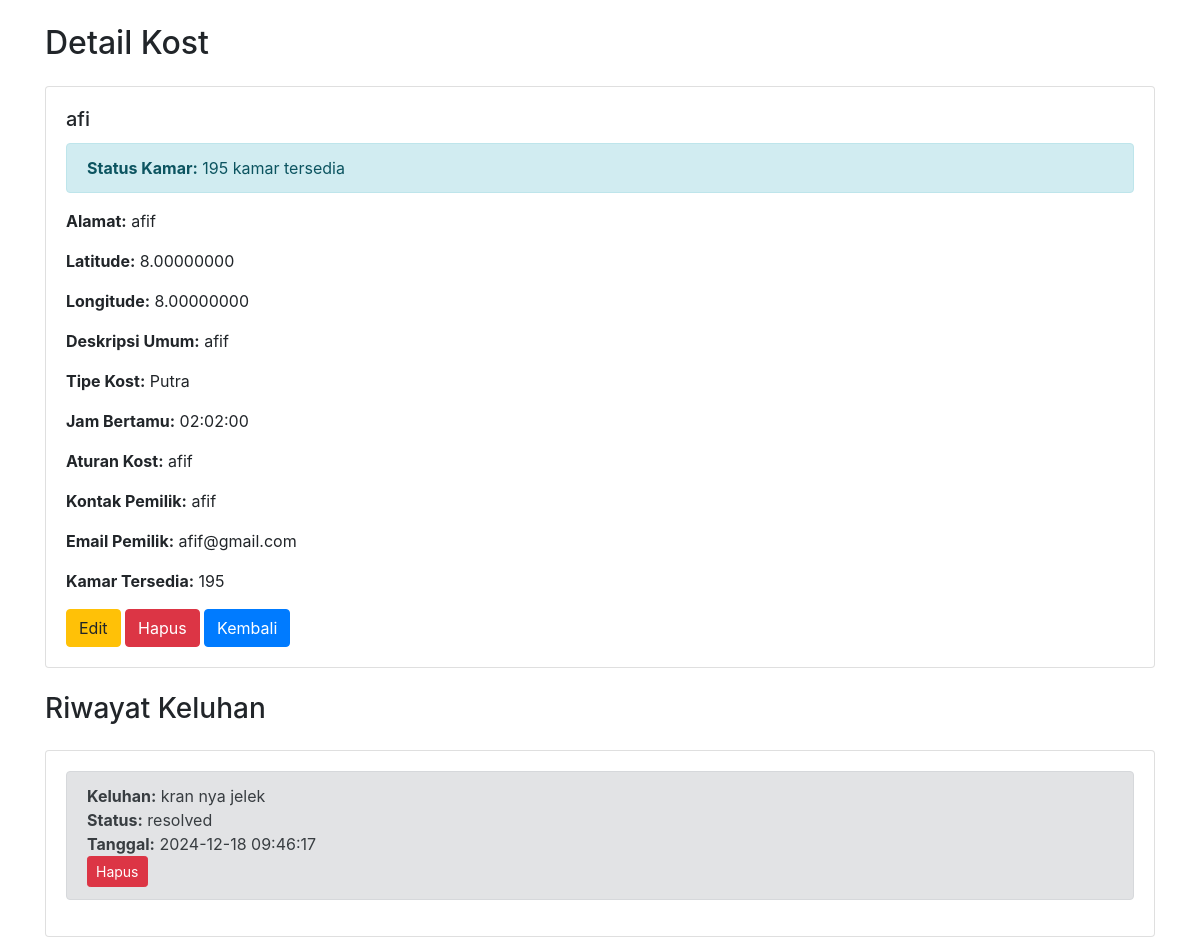
Screenshot of /kost/detail?id=2 (signed in) with the database file from the repository.
### tables this page shows
CREATE TABLE `kost` (
  `id` int NOT NULL AUTO_INCREMENT,
  `nama_kost` varchar(100) DEFAULT NULL,
  `alamat` text,
  `latitude` decimal(10,8) DEFAULT NULL,
  `longitude` decimal(11,8) DEFAULT NULL,
  `deskripsi_umum` text,
  `tipe_kost` enum('Putra','Putri','Campur') DEFAULT NULL,
  `jam_bertamu` time DEFAULT NULL,
  `aturan_kost` text,
  `kontak_pemilik` varchar(15) DEFAULT NULL,
  `email_pemilik` varchar(50) DEFAULT NULL,
  `kamar_tersedia` int NOT NULL DEFAULT '0',
  `owner_id` int NOT NULL,
  PRIMARY KEY (`id`),
  KEY `owner_id` (`owner_id`),
  CONSTRAINT `kost_ibfk_1` FOREIGN KEY (`owner_id`) REFERENCES `users` (`id`)
);

CREATE TABLE `complaints` (
  `id` int NOT NULL AUTO_INCREMENT,
  `booking_id` int NOT NULL,
  `user_id` int NOT NULL,
  `kost_id` int NOT NULL,
  `complaint_text` text NOT NULL,
  `status` enum('pending','in_progress','resolved') DEFAULT 'pending',
  `created_at` timestamp NULL DEFAULT CURRENT_TIMESTAMP,
  `updated_at` timestamp NULL DEFAULT NULL ON UPDATE CURRENT_TIMESTAMP,
  PRIMARY KEY (`id`),
  KEY `booking_id` (`booking_id`),
  KEY `user_id` (`user_id`),
  KEY `kost_id` (`kost_id`),
  CONSTRAINT `complaints_ibfk_1` FOREIGN KEY (`booking_id`) REFERENCES `bookings` (`id`),
  CONSTRAINT `complaints_ibfk_2` FOREIGN KEY (`user_id`) REFERENCES `users` (`id`),
  CONSTRAINT `complaints_ibfk_3` FOREIGN KEY (`kost_id`) REFERENCES `kost` (`id`)
);

### controllers/KostController.php (called while the page is built, shortened)
<?php
require_once '../models/Kost.php';
require_once '../config/Database.php';
class KostController
{
    private $model;
    public function __construct()
    {
        $database = new Database();
        $this->db = $database->getConnection();
        $this->model = new Kost($this->db);
    }
    public function getById($id)
    {
        $kost = $this->model->getById($id);
        return $kost;
    }
    public function isOwner($kost_id)
    {
        $kost = $this->model->getById($kost_id);
        return isset($_SESSION['user_id']) && $kost && $kost['owner_id'] == $_SESSION['user_id'];
    }
}

### config/database.php (called while the page is built, shortened)
<?php
class Database {
    private $host = 'localhost';
    private $db_name = 'kost-mpti';
    private $username = 'root';
    private $password = '';
    public function getConnection() {
        $this->conn = null;
        try {
            $this->conn = new PDO(
                "mysql:host=" . $this->host . ";dbname=" . $this->db_name,
                $this->username,
                $this->password
            );
            $this->conn->setAttribute(PDO::ATTR_ERRMODE, PDO::ERRMODE_EXCEPTION);
        } catch(PDOException $exception) {
            echo "Koneksi Error: " . $exception->getMessage();
        }
        return $this->conn;
    }
}

### models/Kost.php (called while the page is built, shortened)
<?php
class Kost
{
    private $table = "kost";
    private $conn;
    public function __construct($db)
    {
        $this->conn = $db;
    }
    public function getById($id)
    {
        $query = "SELECT * FROM " . $this->table . " WHERE id = :id";
        $stmt = $this->conn->prepare($query);
        $stmt->execute(['id' => $id]);
        return $stmt->fetch(PDO::FETCH_ASSOC);
    }
}

### controllers/ComplaintController.php (called while the page is built, shortened)
<?php
require_once '../models/Complaint.php';
require_once '../config/Database.php';
class ComplaintController {
    private $complaintModel;
    public function __construct() {
        $database = new Database();
        $this->db = $database->getConnection();
        $this->complaintModel = new Complaint($this->db);
    }
    public function getKostComplaints($kost_id) {
        return $this->complaintModel->getKostComplaints($kost_id);
    }
}

### models/Complaint.php (called while the page is built, shortened)
<?php
class Complaint {
    private $table = "complaints";
    private $conn;
    public function __construct($db) {
        $this->conn = $db;
    }
    public function getKostComplaints($kost_id) {
        $query = "SELECT * FROM " . $this->table . " WHERE kost_id = :kost_id ORDER BY created_at DESC";
        $stmt = $this->conn->prepare($query);
        $stmt->execute(['kost_id' => $kost_id]);
        return $stmt->fetchAll(PDO::FETCH_ASSOC);
    }
}

### views/admin-kost/detail.php (the view, shortened to what this page needs)
<!DOCTYPE html>
<html>
<head>
    <link rel="stylesheet" href="https://maxcdn.bootstrapcdn.com/bootstrap/4.5.2/css/bootstrap.min.css">
</head>
<body>
<div class="container">
    <h2 class="my-4">Detail Kost</h2>
    <div class="card">
        <div class="card-body">
            <h5 class="card-title"><?php echo htmlspecialchars($kost['nama_kost']); ?></h5>
            <div class="alert alert-info">
                <strong>Status Kamar:</strong>
                <?php echo $kost['kamar_tersedia'] > 0 ?
                      $kost['kamar_tersedia'] . ' kamar tersedia' :
                      'Kamar penuh'; ?>
            </div>
            <p class="card-text"><strong>Alamat:</strong> <?php echo htmlspecialchars($kost['alamat']); ?></p>
            <p class="card-text"><strong>Latitude:</strong> <?php echo htmlspecialchars($kost['latitude']); ?></p>
            <p class="card-text"><strong>Longitude:</strong> <?php echo htmlspecialchars($kost['longitude']); ?></p>
            <p class="card-text"><strong>Deskripsi Umum:</strong> <?php echo htmlspecialchars($kost['deskripsi_umum']); ?></p>
            <p class="card-text"><strong>Tipe Kost:</strong> <?php echo htmlspecialchars($kost['tipe_kost']); ?></p>
            <p class="card-text"><strong>Jam Bertamu:</strong> <?php echo htmlspecialchars($kost['jam_bertamu']); ?></p>
            <p class="card-text"><strong>Aturan Kost:</strong> <?php echo htmlspecialchars($kost['aturan_kost']); ?></p>
            <p class="card-text"><strong>Kontak Pemilik:</strong> <?php echo htmlspecialchars($kost['kontak_pemilik']); ?></p>
            <p class="card-text"><strong>Email Pemilik:</strong> <?php echo htmlspecialchars($kost['email_pemilik']); ?></p>
            <p class="card-text"><strong>Kamar Tersedia:</strong> <?php echo htmlspecialchars($kost['kamar_tersedia']); ?></p>
            <a href="/kost/edit?id=<?php echo $kost['id']; ?>" class="btn btn-warning">Edit</a>
            <a href="/kost/hapus?id=<?php echo $kost['id']; ?>" class="btn btn-danger" onclick="return confirm('Apakah Anda yakin ingin menghapus data ini?')">Hapus</a>
            <a href="/kost" class="btn btn-primary">Kembali</a>
        </div>
    </div>
    <?php if (!empty($kost['complaints'])): ?>
        <h3 class="my-4">Riwayat Keluhan</h3>
        <div class="card">
            <div class="card-body">
                <?php foreach ($kost['complaints'] as $complaint): ?>
                    <div class="alert alert-secondary">
                        <strong>Keluhan:</strong> <?php echo htmlspecialchars($complaint['complaint_text']); ?><br>
                        <strong>Status:</strong> <?php echo htmlspecialchars($complaint['status']); ?><br>
                        <strong>Tanggal:</strong> <?php echo htmlspecialchars($complaint['created_at']); ?><br>
                        <form action="/complaint/delete" method="POST" class="d-inline" onsubmit="return confirm('Apakah Anda yakin ingin menghapus keluhan ini?')">
                            <button type="submit" class="btn btn-danger btn-sm">Hapus</button>
                        </form>
                    </div>
                <?php endforeach; ?>
            </div>
        </div>
    <?php endif; ?>
</div>
</body>
</html>

### public/index.php (shortened to what this page needs)
<?php
require_once '../controllers/HomeController.php';
require_once '../controllers/KostController.php';
require_once '../controllers/ComplaintController.php';
$kostController = new KostController();
$complaintController = new ComplaintController();
$request = $_SERVER['REQUEST_URI'];
$request = strtok($request, '?');
switch ($request) {
    case '/kost/detail':
        $kost = $kostController->getById($_GET['id']);
        if ($kostController->isOwner($_GET['id'])) {
            $kost['complaints'] = $complaintController->getKostComplaints($_GET['id']);
            include '../views/admin-kost/detail.php';
        } else {
            include '../views/pencari/detail.php';
        }
        break;
}

### rows the page displays
kost: nama_kost "afi", kamar_tersedia "195", alamat "afif", latitude "8.00000000", longitude "8.00000000", deskripsi_umum "afif", tipe_kost "Putra", jam_bertamu "02:02:00", aturan_kost "afif", kontak_pemilik "afif", email_pemilik "afif@gmail.com"
complaints: complaint_text "kran nya jelek", status "resolved", created_at "2024-12-18 09:46:17"
